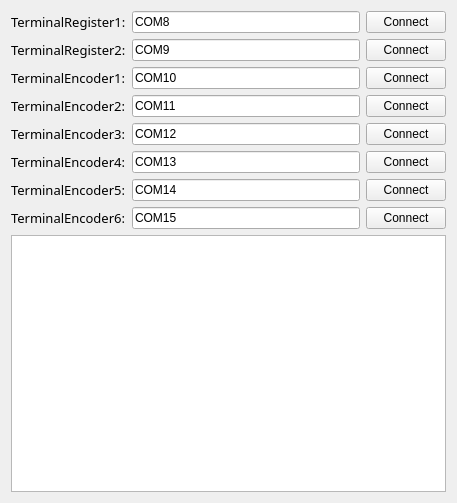
<?xml version="1.0" encoding="UTF-8"?>
<ui version="4.0">
 <class>SerialPortCtl</class>
 <widget class="QWidget" name="SerialPortCtl">
  <property name="geometry">
   <rect>
    <x>0</x>
    <y>0</y>
    <width>457</width>
    <height>503</height>
   </rect>
  </property>
  <property name="windowTitle">
   <string>SerialPortCtl</string>
  </property>
  <layout class="QVBoxLayout" name="verticalLayout_2">
   <item>
    <layout class="QVBoxLayout" name="verticalLayout">
     <item>
      <layout class="QHBoxLayout" name="horizontalLayout">
       <item>
        <widget class="QLabel" name="label">
         <property name="font">
          <font>
           <family>微软雅黑</family>
           <pointsize>10</pointsize>
          </font>
         </property>
         <property name="text">
          <string>TerminalRegister1:</string>
         </property>
        </widget>
       </item>
       <item>
        <widget class="QLineEdit" name="Le_PortName1">
         <property name="text">
          <string>COM8</string>
         </property>
        </widget>
       </item>
       <item>
        <widget class="QPushButton" name="Bt_Connect1">
         <property name="text">
          <string>Connect</string>
         </property>
        </widget>
       </item>
      </layout>
     </item>
     <item>
      <layout class="QHBoxLayout" name="horizontalLayout_2">
       <item>
        <widget class="QLabel" name="label_2">
         <property name="font">
          <font>
           <family>微软雅黑</family>
           <pointsize>10</pointsize>
          </font>
         </property>
         <property name="text">
          <string>TerminalRegister2:</string>
         </property>
        </widget>
       </item>
       <item>
        <widget class="QLineEdit" name="Le_PortName2">
         <property name="text">
          <string>COM9</string>
         </property>
        </widget>
       </item>
       <item>
        <widget class="QPushButton" name="Bt_Connect2">
         <property name="text">
          <string>Connect</string>
         </property>
        </widget>
       </item>
      </layout>
     </item>
     <item>
      <layout class="QHBoxLayout" name="horizontalLayout_5">
       <item>
        <widget class="QLabel" name="label_5">
         <property name="font">
          <font>
           <family>微软雅黑</family>
           <pointsize>10</pointsize>
          </font>
         </property>
         <property name="text">
          <string>TerminalEncoder1:</string>
         </property>
        </widget>
       </item>
       <item>
        <widget class="QLineEdit" name="Le_PortName3">
         <property name="text">
          <string>COM10</string>
         </property>
        </widget>
       </item>
       <item>
        <widget class="QPushButton" name="Bt_Connect3">
         <property name="text">
          <string>Connect</string>
         </property>
        </widget>
       </item>
      </layout>
     </item>
     <item>
      <layout class="QHBoxLayout" name="horizontalLayout_6">
       <item>
        <widget class="QLabel" name="label_6">
         <property name="font">
          <font>
           <family>微软雅黑</family>
           <pointsize>10</pointsize>
          </font>
         </property>
         <property name="text">
          <string>TerminalEncoder2:</string>
         </property>
        </widget>
       </item>
       <item>
        <widget class="QLineEdit" name="Le_PortName4">
         <property name="text">
          <string>COM11</string>
         </property>
        </widget>
       </item>
       <item>
        <widget class="QPushButton" name="Bt_Connect4">
         <property name="text">
          <string>Connect</string>
         </property>
        </widget>
       </item>
      </layout>
     </item>
     <item>
      <layout class="QHBoxLayout" name="horizontalLayout_7">
       <item>
        <widget class="QLabel" name="label_7">
         <property name="font">
          <font>
           <family>微软雅黑</family>
           <pointsize>10</pointsize>
          </font>
         </property>
         <property name="text">
          <string>TerminalEncoder3:</string>
         </property>
        </widget>
       </item>
       <item>
        <widget class="QLineEdit" name="Le_PortName5">
         <property name="text">
          <string>COM12</string>
         </property>
        </widget>
       </item>
       <item>
        <widget class="QPushButton" name="Bt_Connect5">
         <property name="text">
          <string>Connect</string>
         </property>
        </widget>
       </item>
      </layout>
     </item>
     <item>
      <layout class="QHBoxLayout" name="horizontalLayout_8">
       <item>
        <widget class="QLabel" name="label_8">
         <property name="font">
          <font>
           <family>微软雅黑</family>
           <pointsize>10</pointsize>
          </font>
         </property>
         <property name="text">
          <string>TerminalEncoder4:</string>
         </property>
        </widget>
       </item>
       <item>
        <widget class="QLineEdit" name="Le_PortName6">
         <property name="text">
          <string>COM13</string>
         </property>
        </widget>
       </item>
       <item>
        <widget class="QPushButton" name="Bt_Connect6">
         <property name="text">
          <string>Connect</string>
         </property>
        </widget>
       </item>
      </layout>
     </item>
     <item>
      <layout class="QHBoxLayout" name="horizontalLayout_9">
       <item>
        <widget class="QLabel" name="label_9">
         <property name="font">
          <font>
           <family>微软雅黑</family>
           <pointsize>10</pointsize>
          </font>
         </property>
         <property name="text">
          <string>TerminalEncoder5:</string>
         </property>
        </widget>
       </item>
       <item>
        <widget class="QLineEdit" name="Le_PortName7">
         <property name="text">
          <string>COM14</string>
         </property>
        </widget>
       </item>
       <item>
        <widget class="QPushButton" name="Bt_Connect7">
         <property name="text">
          <string>Connect</string>
         </property>
        </widget>
       </item>
      </layout>
     </item>
     <item>
      <layout class="QHBoxLayout" name="horizontalLayout_10">
       <item>
        <widget class="QLabel" name="label_10">
         <property name="font">
          <font>
           <family>微软雅黑</family>
           <pointsize>10</pointsize>
          </font>
         </property>
         <property name="text">
          <string>TerminalEncoder6:</string>
         </property>
        </widget>
       </item>
       <item>
        <widget class="QLineEdit" name="Le_PortName8">
         <property name="text">
          <string>COM15</string>
         </property>
        </widget>
       </item>
       <item>
        <widget class="QPushButton" name="Bt_Connect8">
         <property name="text">
          <string>Connect</string>
         </property>
        </widget>
       </item>
      </layout>
     </item>
    </layout>
   </item>
   <item>
    <widget class="QTextEdit" name="Te_Msg"/>
   </item>
  </layout>
 </widget>
 <layoutdefault spacing="6" margin="11"/>
 <resources/>
 <connections/>
</ui>
